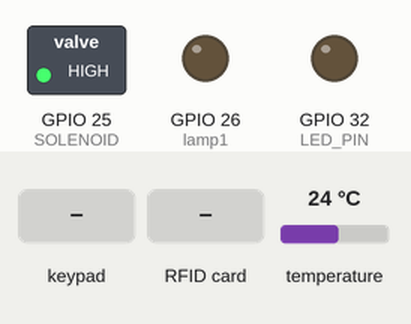
Bench run of a sketch on a simulated ESP32. On the bench: switched loads named in the sketch (green lamp = pin HIGH), output pins drawn as LEDs (lit = HIGH). Inputs (shaded band) come from the test bench; at power-on: temperature 24 °C. WiFi joins after 1.5 s; servers stay silent unless stated; uploads are accepted with an empty reply; what the sketch prints to the serial monitor is not drawn.

Above: at 3.0 s.
3.1 s: keypad keys 1 2 3 4 pressed 0.4 s apart
At 4.11 s:
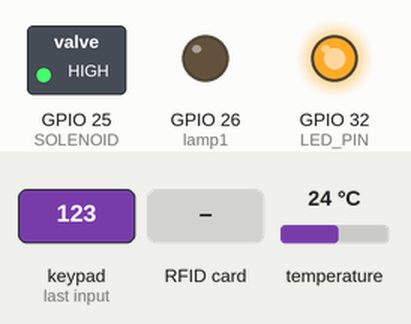
6.2 s: key '*' pressed
At 7.3 s:
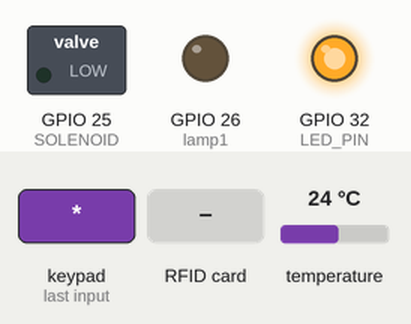
12.5 s: key '1' pressed
At 13.2 s:
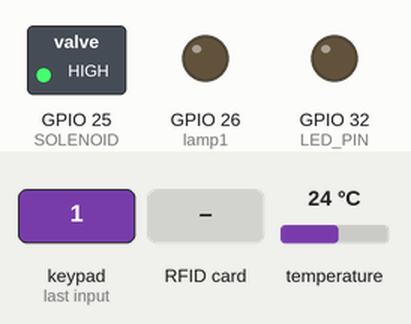
14.0 s: RFID card D3 4A 2E 24 held to the reader
At 14.5 s:
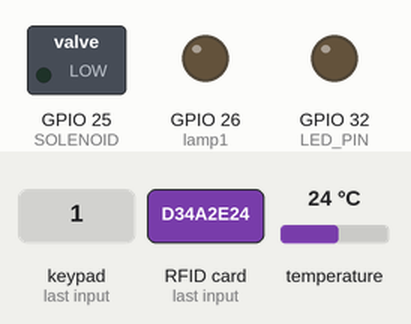
15.5 s: key '2' pressed
At 18.2 s:
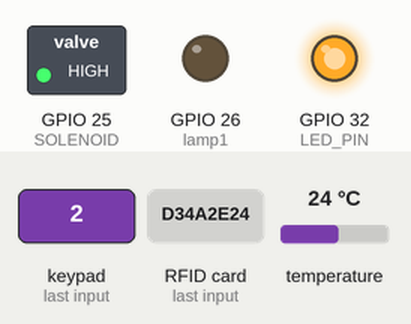
Timing chart, 0 to 19.6 s (numbered marks = the images above; inputs shaded):
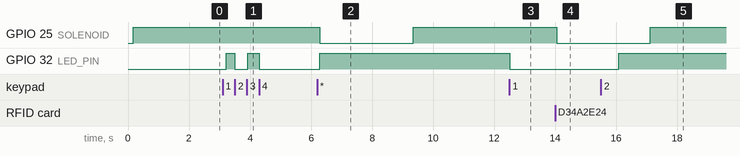

The sketch:

5_5_LOLIND32PRO_JSON_POST_GET_KEY_RFID_v3.ino
```cpp
#include <WiFi.h>
#include <HTTPClient.h>
#include <WebServer.h>
#include <ArduinoJson.h>

#include <Password.h>
#include <Keypad.h>
#include <SPI.h>
#include <MFRC522.h>

#define lamp1 26 //SSR ==> LAMP1
#define SOLENOID 25


Password passwordKEYPAD = Password( "1234" ); //Ubah password

//========withoutDelay(mainPOST) start
const long intervalMainPost = 5000;

unsigned long nowMainPost = 0;
unsigned long prevMainPost = 0;

//========withoutDelay(mainPOST) end

//========withoutDelay(mainGET) start
const long intervalMainGet = 3000;

unsigned long nowMainGet = 0;
unsigned long prevMainGet = 0;

//========withoutDelay(mainGET) end


//http==============================
//char* gssid  = "ng-asus";
//char* gpassword = "12345678";
////char* gatewayip = "209.97.159.204";//server
//char* gatewayip = "192.168.43.100";//localhost


char* gssid  = "AP-02";
char* gpassword = "12345678";

//char* gssid  = "SOWOOL_IoT";
//char* gpassword = "12345678";

char* gatewayip = "209.97.159.204";//server
//char* gatewayip = "192.168.10.4";//localhost
//char* gatewayip = "192.168.1.102";//localhost

const uint16_t port = 8080;
IPAddress myIP;
//==============================http

//values********************
int brate = 115200;
String jsonResult = "";
//********************values

//GPIO********************
//int pinDHT = D4;
//********************GPIO
int httpCode;
HTTPClient http;

void setup() {
  pinMode(lamp1, OUTPUT); //SSR ==> LAMP
  setup_DS18B20();
  setup_rfid_key();
  Serial.begin(brate);
  setup_http();
}

void loop() {

  loop_rfid_key();

  nowMainPost = millis();
  nowMainGet  = millis();

  if (nowMainPost - prevMainPost >= intervalMainPost) {
    prevMainPost = nowMainPost;
    loop_DS18B20();
    loop_post();
  }


  if (nowMainGet - prevMainGet >= intervalMainGet) {
    prevMainGet = nowMainGet;
    loop_get();
  }
}


//isFloat=========================
//check whether tString is numeric or not ( to filter dnoise data  )
//====================================
boolean isFloat(String tString) {
  String tBuf;
  boolean decPt = false;

  if (tString.charAt(0) == '+' || tString.charAt(0) == '-') tBuf = &tString[1];
  else tBuf = tString;

  for (int x = 0; x < tBuf.length(); x++)
  {
    if (tBuf.charAt(x) == '.') {
      if (decPt) return false;
      else decPt = true;
    }
    else if (tBuf.charAt(x) < '0' || tBuf.charAt(x) > '9') return false;
  }
  return true;
}
//=========================isFloat

//-------------------------------------------------------------------------------------GET START
void loop_get() {
  //  StaticJsonBuffer<300> JSONBuffer;
  ////////////////////====================HTTP JSON GET <<---LAMP
  Serial.println("ARDUINO HTTP JSON GET <<< LAMP");
  //  String hosturlGET_LIGHT = "http://" + String(gatewayip) + ":" + String(port) + "/light?id=1";
  String hosturlGET_LIGHT = "http://" + String(gatewayip) + ":" + String(port) + "/sowool/light?id=1";
  http.begin(hosturlGET_LIGHT);
  httpCode = http.GET();                                        //Make the request

  if (httpCode > 0) { //Check for the returning code

    String payload = http.getString();
    Serial.println(httpCode);
//    Serial.println(payload);

    StaticJsonBuffer<200> JSONBuffer;
    JsonObject& parsed = JSONBuffer.parseObject(payload); //Parse message

    if (!parsed.success()) {   //Check for errors in parsing
      Serial.println("Parsing failed");
      delay(10);
      return;
    }

    boolean lampStat = parsed["statusOn"]; //Get sensor type value

    Serial.print("Lamp: ");
    Serial.println(lampStat);

    //    delay(50);
    //    JSONBuffer.clear();

    if (lampStat == true) {
      digitalWrite(lamp1, HIGH);
    } else {
      digitalWrite(lamp1, LOW);
    }

  }

  Serial.println("ARDUINO HTTP JSON GET <<< DOOR");
  //  String hosturlGET_DOOR = "http://" + String(gatewayip) + ":" + String(port) + "/door?id=1";
  String hosturlGET_DOOR = "http://" + String(gatewayip) + ":" + String(port) + "/sowool/door?id=1";
  http.begin(hosturlGET_DOOR);
  httpCode = http.GET();                                        //Make the request

  if (httpCode > 0) { //Check for the returning code

    String payload = http.getString();
    Serial.println(httpCode);
//    Serial.println(payload);

    StaticJsonBuffer<250> JSONBuffer;
    JsonObject& parsed = JSONBuffer.parseObject(payload); //Parse message

    if (!parsed.success()) {   //Check for errors in parsing
      Serial.println("Parsing failed");
      delay(10);
      return;
    }

    boolean doorStat = parsed["statusOpen"]; //Get sensor type value
    //    String pinVal = parsed["pin"];

    Serial.print("Door: ");
    Serial.println(doorStat);
    //
    //    Serial.print("pin: ");
    //    Serial.println(pinVal);
    //    Serial.println();

    //    int lenPinVal = pinVal.length();
    //    char pinValArray[lenPinVal];
    //    pinVal.toCharArray(pinValArray, lenPinVal);
    //    passwordKEYPAD.set(pinValArray);

    Serial.println();
    //    delay(50);

    if (doorStat == true) {
      digitalWrite(SOLENOID, LOW);
    } else {
      digitalWrite(SOLENOID, HIGH);
    }

  }
}
//-------------------------------------------------------------------------------------GET END
```

http.ino
```cpp
//Host Server config********************
char* ssid = gssid;
char* password = gpassword;
//********************Host Server config

void setup_http() {

  //connect to AP +++++++++++++++++++++
  WiFi.mode(WIFI_STA);
  delay(50);
  WiFi.begin( ssid, password );

  Serial.println();
  Serial.println();
  Serial.print("Wait for WiFi... ");

  while (WiFi.status() != WL_CONNECTED) {
    Serial.print(".");
    delay(200);
  }

  myIP = WiFi.localIP();

  Serial.println("");
  Serial.println("WiFi connected");
  Serial.print("IP address: ");
  Serial.println(myIP);
  delay(10);
  //+++++++++++++++++++++connect to AP
}

void loop_post() {
  if (jsonResult == "") return;


  Serial.println("==========new LOOP");
  Serial.print(myIP);
  Serial.print(" -> ");
  Serial.println(gatewayip);

  if (WiFi.status() == WL_CONNECTED) {
    if ( jsonResult != "" )  {
      sendhttp(jsonResult);
      jsonResult = "";
    }
  }
  Serial.print("wait ");
  Serial.println(" sec...");
}

//send data to server
void sendhttp(String postdata) {
  ////////////////////====================HTTP JSON post
  Serial.println("/////////////////////////////---ARDUINO HTTP JSON >>>>POST");
  if (postdata == "") return;
  String hosturlPOST = "http://" + String(gatewayip) + ":" + String(port) + "/sowool/new-logsensor";
  //  String hosturlPOST = "http://" + String(gatewayip) + ":" + String(port) + "/new-logsensor";

  HTTPClient http;
  http.begin(hosturlPOST);
  //http.addHeader("POST /PostMeasure HTTP/1.1");
  http.addHeader("Content-Type", "application/json");
  http.addHeader("Cache-Control", "no-cache");
  http.POST(postdata);
  http.writeToStream(&Serial);
  String rtnmsg = http.getString();
  http.end();

  //Serial.println(rtnmsg);
  Serial.print("posted");
  Serial.println(postdata);
  http.end(); //Free the resources
}
```

rfid_key.ino
```cpp
#define SS_PIN 21  //
#define RST_PIN 22 //
#define LED_PIN 32 //

MFRC522 mfrc522(SS_PIN, RST_PIN);   // Create MFRC522 instance.
int statuss = 0;
byte statRFID = 0;
byte statKey = 0;

int ledState = LOW;
int out = 0;

unsigned long prevLEDblink = 0;
const long intervalLEDblink = 200;
int currentLEDblink = 0;


const long intervalDelay = 3000;
unsigned long nowMilKeyPad = 0;
unsigned long nowMilRFID = 0;
unsigned long trigMilKeyPad = 0;
unsigned long trigMilRFID = 0;

unsigned long deltaMilKeyPad = 0;
unsigned long deltaMilRFID = 0;

const byte baris = 4; //Baris
const byte kolom = 4; //Kolom

char keys[baris][kolom] = {
  {'1', '2', '3', 'A'},
  {'4', '5', '6', 'B'},
  {'7', '8', '9', 'C'},
  {'*', '0', '#', 'D'}
};

byte barisPin[baris] = {15, 2, 0, 4};
byte kolomPin[kolom] = {13, 12, 14, 27};

// Buat objek keypad
Keypad keypad = Keypad( makeKeymap(keys), barisPin, kolomPin, baris, kolom );

void setup_rfid_key() {
  Serial.print("Enter: ");
  SPI.begin();          // Initiate  SPI bus
  mfrc522.PCD_Init();   // Initiate MFRC522
  delay(100);
  pinMode(SOLENOID, OUTPUT);
  pinMode(LED_PIN, OUTPUT);
  keypad.addEventListener(keypadEvent);
  digitalWrite(SOLENOID, HIGH);
}

void loop_rfid_key() {

  //+++++++++++++++++++++++++++++++++++++++++++++++++++++++++++++++++withoutDELAY start

  nowMilKeyPad = millis();
  nowMilRFID   = millis();

  deltaMilKeyPad = nowMilKeyPad - trigMilKeyPad;
  deltaMilRFID = nowMilRFID - trigMilRFID;

  if ((statRFID == 1) && (deltaMilRFID >= intervalDelay)) {
    if (deltaMilRFID >= intervalDelay) {
      Serial.println("=====deltaMilRFID >= intervalDelay =  ============================================ RFID");
      delay(50);
      digitalWrite(SOLENOID, HIGH);
      delay(10);
      statuss = 1;
    }
    statRFID = 0;
  }

  if ((statKey == 1) && (deltaMilKeyPad >= intervalDelay)) {
    if (deltaMilKeyPad >= intervalDelay) {
      Serial.println("=====deltaMilKeyPad >= intervalDelay ============================================KEYPAD ");
      delay(50);
      digitalWrite(SOLENOID, HIGH);
      delay(10);
      statuss = 1;
    }
    statKey = 0;
  }

  //+++++++++++++++++++++++++++++++++++++++++++++++++++++++++++++++++withoutDELAY end

  keypad.getKey();
  if ( ! mfrc522.PICC_IsNewCardPresent())
  {
    return;
  }
  // Select one of the cards
  if ( ! mfrc522.PICC_ReadCardSerial())
  {
    return;
  }

  //Show UID on serial monitor
  Serial.println();
  Serial.print(" UID tag :");
  String content = "";
  byte letter;
  for (byte i = 0; i < mfrc522.uid.size; i++)
  {
    Serial.print(mfrc522.uid.uidByte[i] < 0x10 ? " 0" : " ");
    Serial.print(mfrc522.uid.uidByte[i], HEX);
    content.concat(String(mfrc522.uid.uidByte[i] < 0x10 ? " 0" : " "));
    content.concat(String(mfrc522.uid.uidByte[i], HEX));
  }

  content.toUpperCase();
  Serial.println();
  if (content.substring(1) == "D3 4A 2E 24") //change UID of the card that you want to give access
  {
    delay(40);
    statRFID = 1;
    trigMilRFID = millis();
    Serial.println(" AKSES DITERIMA ");
    digitalWrite(SOLENOID, LOW);
    delay(10);
  }
  else   {
    Serial.println(" AKSES DITOLAK ");
  }
}


//keypad

void keypadEvent(KeypadEvent eKey) {
  switch (keypad.getState()) {
    case PRESSED:
      Serial.print("Key pressed===================================================== ");
      Serial.println(eKey);
      //      delay(10);

      currentLEDblink = millis();

      if (currentLEDblink - prevLEDblink >= intervalLEDblink) {
        // save the last time you blinked the LED
        prevLEDblink = currentLEDblink;

        // if the LED is off turn it on and vice-versa:
        if (ledState == HIGH) {
          ledState = LOW;
        } else {
          ledState = HIGH;
        }

        // set the LED with the ledState of the variable:
        digitalWrite(LED_PIN, ledState);
      }


      //      Serial.write(254);

      switch (eKey) {
        case '*': Login(); delay(1); break;

        case '#': passwordKEYPAD.reset(); delay(1); break;

        default: passwordKEYPAD.append(eKey); delay(1);
      }
  }
}

void Login() {
  if (passwordKEYPAD.evaluate()) {
    trigMilKeyPad = millis();
    Serial.println("AKSES DITERIMA");
    digitalWrite(SOLENOID, LOW);
    statKey = 1;
    delay(50);
  }
  else {
    Serial.println("AKSES DITOLAK");
    Serial.write(254);
    delay(10);
  }
}
```

sensor.ino
```cpp
#include <OneWire.h>
#include <DallasTemperature.h>

#define ONE_WIRE_BUS 33

OneWire oneWire(ONE_WIRE_BUS);
DallasTemperature sensors(&oneWire);
float sensVal;

void setup_DS18B20() {
  sensors.begin();
}
void loop_DS18B20() {

  Serial.print("temp = ");
  sensors.requestTemperatures(); // Send the command to get temperatures
  sensVal = sensors.getTempCByIndex(0);
  Serial.println(sensVal);
  delay(50);

  //Json data generation ============================
  //  StaticJsonDocument<200> doc;
  //  JsonObject root = doc.to<JsonObject>();

  StaticJsonBuffer<150> jsonBuffer;
  JsonObject& root = jsonBuffer.createObject();

  root["sensorId"] = 1;
  root["values"] = sensVal;
  root["categoryId"] = 1;
  root["roomId"] = 1;

  root.printTo(jsonResult);

//  root.prettyPrintTo(Serial);
//  Serial.println("");

//  serializeJson(root, jsonResult);
//  serializeJson(root, Serial);
  //============================Json data generation
}
```

Measured:
- after the input at 3.1 s, GPIO 32 (LED_PIN): LOW → HIGH after 0.12 s, → LOW 0.28 s later, → HIGH 0.41 s later, → LOW 0.39 s later
- after the input at 6.2 s, GPIO 25 (SOLENOID): HIGH → LOW after 0.08 s, → HIGH 3.1 s later; GPIO 32 (LED_PIN): LOW → HIGH after 0.08 s
- after the input at 12.5 s, GPIO 32 (LED_PIN): HIGH → LOW at once
- after the input at 14.0 s, GPIO 25 (SOLENOID): HIGH → LOW after 0.05 s
- after the input at 15.5 s, GPIO 32 (LED_PIN): LOW → HIGH after 0.59 s
